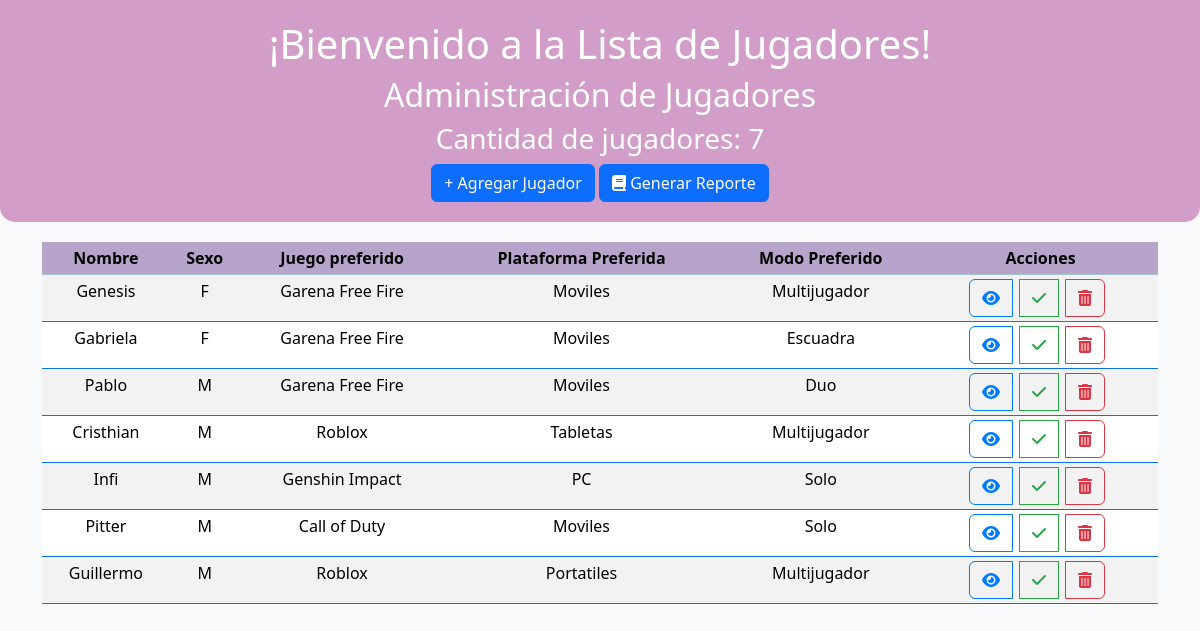
Before: / with the older database file.
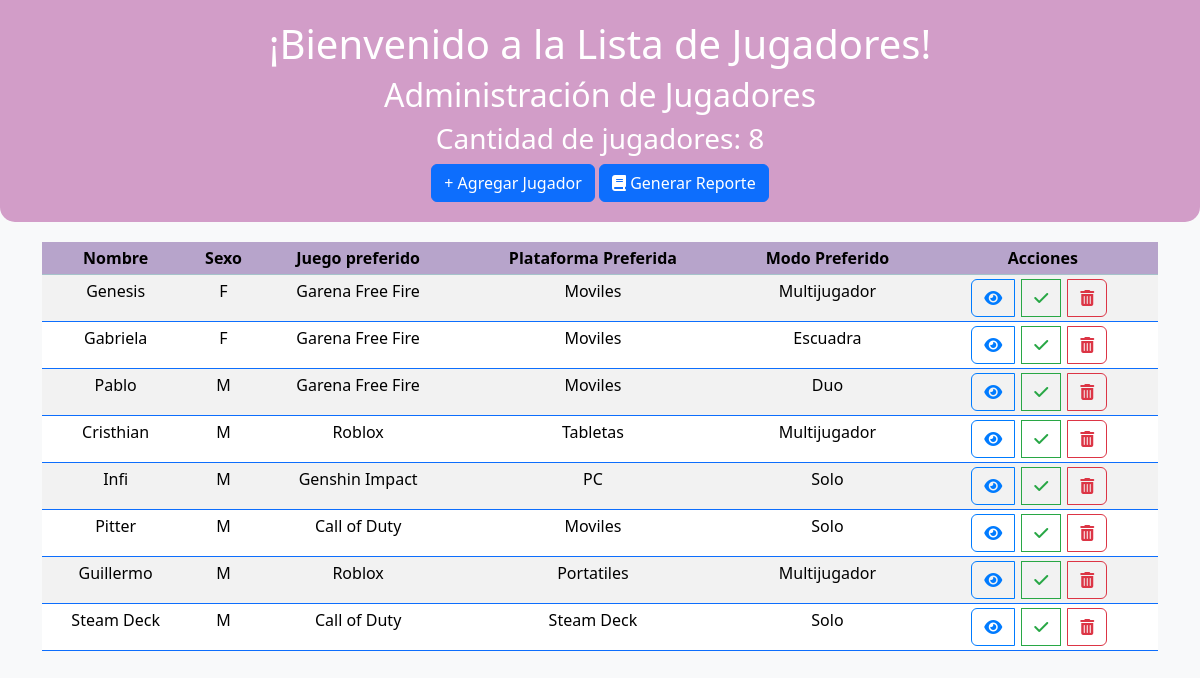
After: the same page with the newer database file.
### jugadores/models.py (models this page shows, shortened)
class Jugador(models.Model):
    sexo = [
        ("M", "Masculino"),
        ("F", "Femenino")
    ]
    nombre = models.CharField(max_length=50)
    sexo = models.CharField(max_length=1, choices=sexo, null=True)
    Email = models.CharField(max_length=50)
    activo = models.BooleanField(default=True)
    fecha_de_inicio = models.DateField(null=True)
    modos_preferidos = models.ForeignKey(Modo, on_delete=models.SET_NULL, null=True)
    generos_preferidos = models.ForeignKey(GeneroJuego, on_delete=models.SET_NULL, null=True)
    plataforma_preferida = models.ForeignKey(Plataforma, on_delete=models.SET_NULL, null=True)
    juego_preferido = models.ForeignKey(Juego, on_delete=models.SET_NULL, null=True)

class Juego(models.Model):
    nombre = models.CharField(max_length=100)

class Plataforma(models.Model):
    nombre = models.CharField(max_length=500, null=True)

class Modo(models.Model):
    nombre = models.CharField(max_length=100)

### webapp/views.py (the view)
# urls.py: path('', jugadores, name='jugadores'),
def jugadores(request):
    jugadores = Jugador.objects.annotate(num_juegos_preferidos=Count('juego_preferido'))
    cantidad_jugadores = jugadores.count()
    cantidad_juegos_preferidos = sum(1 for jugador in jugadores)
    dict_datos = {
        'cantidad_jugadores': cantidad_jugadores,
        'jugadores': jugadores
    }
    pagina = loader.get_template('jugadores.html')
    return HttpResponse(pagina.render(dict_datos, request))

### webapp/templates/jugadores.html (shortened to what this page needs)
<!DOCTYPE html>
<html lang="en">
<head>
    {% load static %}
    <link href="{% static 'fontawesomefree/css/fontawesome.css' %}" rel="stylesheet" type="text/css">
    <link href="{% static 'fontawesomefree/css/brands.css' %}" rel="stylesheet" type="text/css">
    <link href="{% static 'fontawesomefree/css/solid.css' %}" rel="stylesheet" type="text/css">
    <link href="https://cdn.jsdelivr.net/npm/bootstrap@5.3.2/dist/css/bootstrap.min.css" rel="stylesheet">
</head>
<body>
    <div class="header">
        <h1>¡Bienvenido a la Lista de Jugadores!</h1>
        <h2>Administración de Jugadores</h2>
        <h3>Cantidad de jugadores: {{cantidad_jugadores }}</h3>
        <a href="/agregar_jugador/" class="btn btn-primary"> + Agregar Jugador</a>
        <a href="generar_reporte_jugadores/" class="btn btn-primary">  <i class="fa-solid fa-book"></i> Generar Reporte </a>
    </div>
    <div class="container">
        <table class="table table-hover table-striped border-primary table-sm text-center">
            <thead class="table-info">
                <tr>
                    <th scope="col">Nombre</th>
                    <th scope="col">Sexo</th>
                    <th scope="col">Juego preferido</th>
                    <th scope="col">Plataforma Preferida</th>
                    <th scope="col">Modo Preferido</th>
                    <th scope="col">Acciones</th>
                </tr>
            </thead>
            <tbody>
                {% for jugador in jugadores %}
                    <tr>
                        <td>{{ jugador.nombre }}</td>
                        <td>{{ jugador.sexo }}</td>
                        <td>{{ jugador.juego_preferido.nombre }}</td>
                        <td>{{ jugador.plataforma_preferida.nombre }}</td>
                        <td>{{ jugador.modos_preferidos.nombre }}</td>
                        <td>
                            <div class="btn-group">
                                <a href="/ver_jugador/{{ jugador.id }}/" class="btn btn-outline-info"><i class="fas fa-eye"></i></a>
                                <a href="/modificar_jugador/{{ jugador.id }}/" class="btn btn-outline-success"><i class="fas fa-check"></i></a>
                                <a href="/eliminar_jugador/{{ jugador.id }}/" class="btn btn-outline-danger"><i class="fas fa-trash-alt"></i></a>
                            </div>
                        </td>
                    </tr>
                {% endfor %}
            </tbody>
        </table>
    </div>
</body>
</html>

Changed rows visible on the page:
added Jugador: nombre "Steam Deck", sexo "M", juego_preferido.nombre "Call of Duty", plataforma_preferida.nombre "Steam Deck", modos_preferidos.nombre "Solo"
Other visible differences:
{{ cantidad_jugadores }}: "7" → "8"
